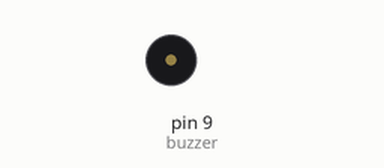
This sketch was run on a simulated Arduino Uno, built with avr-gcc and run on an emulated ATmega328P. Shown: buzzer (waves = sounding). What the sketch prints to the serial monitor is not drawn.

Above: at 1.4 s.
At 9.02 s:
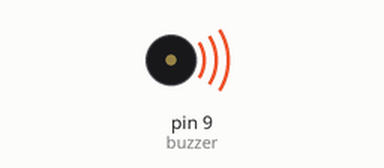
Timing chart, 0 to 9.5 s (numbered marks = the images above):
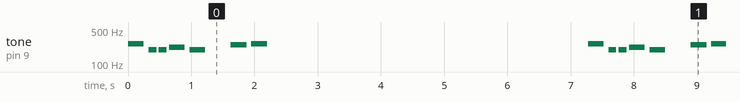

Measured:
- by itself, tone on pin 9 (buzzer): repeats every 7.3 s: silent 0.08 s, 2 × (196 Hz 0.13 s, silent 0.04 s), 220 Hz 0.25 s, silent 0.08 s, 196 Hz 0.25 s, silent 0.40 s, 247 Hz 0.25 s, silent 0.08 s, 262 Hz 0.25 s, silent 5.1 s, 262 Hz 0.25 s

The sketch:

Beep_Toy.ino
```cpp
/*  Arduino Beep Toy
 *
 *  (CC) Matej Kovačič
 *
 *  Arduino firmware for playing various melodies.
 *  Device plays a melody and waits 5 seconds. Then melody is played again.

Wiring
======
D9 --- 220 Ohm --- buzzer --- GND

Optionally:
4 x 1.5 V AAA batteries connect to VIN (+) and GND (-)
*/

#include "notes.h"     // include notes descriptions
#include "melodies.h"    // include library of melodies (currently contains 4 melodies)

const int buzzer = 9;    // buzzer is connected to D9

// Define which melody we would like to play. Set the names for all three variables:
int* melody = melody1;
int* noteDurations = noteDurations1;
int lengthOfMelody = lengthOfMelody1;

void setup() {
    Serial.begin(9600);                      // initialize serial port (9600 bps)
    Serial.println("Igranje glasbe...");     // print text to serial console
    Serial.print("Ta melodija ima "); Serial.print(lengthOfMelody); Serial.println(" not.");
    Serial.println();
}

void loop() {
  for (int thisNote = 0; thisNote < lengthOfMelody/2; thisNote++) {
    int noteDuration = 1000 / noteDurations[thisNote];  // compute note duration
    tone(buzzer, melody[thisNote], noteDuration);       // play note
    int pauseBetweenNotes = noteDuration * 1.30;        // add small pause after each note
    delay(pauseBetweenNotes);                           // (note duration + 30% is OK)
    noTone(buzzer);                                     // stop playing
  }
  delay(5000);                                          // wait for 5 seconds and then play again
}
```

melodies.h
```cpp
/*************************************************
 * Beep Toy: Melodies
 *************************************************
Melodies description:
- melodyX[] are notes in melody
- noteDurationsX[] are note durations i. e. note types 4 = quarter note, 8 = eight note, etc.
- lengthOfMelodyX is number of notes in melody * 2.
*/

// Melody #1
int melody1[] = { NOTE_C4, NOTE_G3, NOTE_G3, NOTE_A3, NOTE_G3, NO_SOUND, NOTE_B3, NOTE_C4 };
int noteDurations1[] = { 4, 8, 8, 4, 4, 4, 4, 4 };
int lengthOfMelody1 = 16;

// Melody #2
int melody2[] = { NOTE_C4, NOTE_C4, NOTE_G3, NOTE_G3, NOTE_A3, NOTE_A3, NOTE_G3, NOTE_F3, NOTE_F3, NOTE_E3, NOTE_E3, NOTE_D3, NOTE_D3, NOTE_C4 };
int noteDurations2[] = { 8, 8, 8, 8, 8, 8, 4, 8, 8, 8, 8, 8, 8, 4 };
int lengthOfMelody2 = 28;

// Melody #3 (Beverly Hills Cop)
int melody3[] = { NOTE_D4, NO_SOUND, NOTE_F4, NOTE_D4, NO_SOUND, NOTE_D4, NOTE_G4, NOTE_D4, NOTE_C4, NOTE_D4, NO_SOUND, NOTE_A4, NOTE_D4, NO_SOUND, NOTE_D4, NOTE_AS4, NOTE_A4, NOTE_F4, NOTE_D4, NOTE_A4, NOTE_D5, NOTE_D4, NOTE_C4, NO_SOUND, NOTE_C4, NOTE_A3, NOTE_E4, NOTE_D4, NO_SOUND };
int noteDurations3[] = { 8, 8, 6, 16, 16, 16, 8, 8, 8, 8, 8, 6, 16, 16, 16, 8, 8, 8, 8, 8, 8, 16, 16, 16, 16, 8, 8, 2, 2 };
int lengthOfMelody3 = 58;

// Melody #4 (Super Mario)
int melody4[] = { NOTE_E7, NOTE_E7, 0, NOTE_E7, 0, NOTE_C7, NOTE_E7, 0, NOTE_G7, 0, 0,  0, NOTE_G6, 0, 0, 0,  NOTE_C7, 0, 0, NOTE_G6, 0, 0, NOTE_E6, 0, 0, NOTE_A6, 0, NOTE_B6, 0, NOTE_AS6, NOTE_A6, 0, NOTE_G6, NOTE_E7, NOTE_G7, NOTE_A7, 0, NOTE_F7, NOTE_G7, 0, NOTE_E7, 0,NOTE_C7, NOTE_D7, NOTE_B6, 0, 0, NOTE_C7, 0, 0, NOTE_G6, 0, 0, NOTE_E6, 0, 0, NOTE_A6, 0, NOTE_B6, 0, NOTE_AS6, NOTE_A6, 0, NOTE_G6, NOTE_E7, NOTE_G7, NOTE_A7, 0, NOTE_F7, NOTE_G7, 0, NOTE_E7, 0,NOTE_C7, NOTE_D7, NOTE_B6, 0, 0 };
int noteDurations4[] = { 12, 12, 12, 12,  12, 12, 12, 12, 12, 12, 12, 12, 12, 12, 12, 12, 12, 12, 12, 12, 12, 12, 12, 12, 12, 12, 12, 12, 12, 12, 12, 12, 9, 9, 9, 12, 12, 12, 12, 12, 12, 12, 12, 12, 12, 12, 12, 12, 12, 12, 12, 12, 12, 12, 12, 12, 12, 12, 12, 12, 12, 12, 12, 9, 9, 9, 12, 12, 12, 12, 12, 12, 12, 12, 12, 12, 12, 12 };
int lengthOfMelody4 = 156;
```

notes.h
```cpp
/*************************************************
 *  * Beep Toy: Notes descriptions
 *************************************************/
#define NO_SOUND 0
#define NOTE_B0  31
#define NOTE_C1  33
#define NOTE_CS1 35
#define NOTE_D1  37
#define NOTE_DS1 39
#define NOTE_E1  41
#define NOTE_F1  44
#define NOTE_FS1 46
#define NOTE_G1  49
#define NOTE_GS1 52
#define NOTE_A1  55
#define NOTE_AS1 58
#define NOTE_B1  62
#define NOTE_C2  65
#define NOTE_CS2 69
#define NOTE_D2  73
#define NOTE_DS2 78
#define NOTE_E2  82
#define NOTE_F2  87
#define NOTE_FS2 93
#define NOTE_G2  98
#define NOTE_GS2 104
#define NOTE_A2  110
#define NOTE_AS2 117
#define NOTE_B2  123
#define NOTE_C3  131
#define NOTE_CS3 139
#define NOTE_D3  147
#define NOTE_DS3 156
#define NOTE_E3  165
#define NOTE_F3  175
#define NOTE_FS3 185
#define NOTE_G3  196
#define NOTE_GS3 208
#define NOTE_A3  220
#define NOTE_AS3 233
#define NOTE_B3  247
#define NOTE_C4  262
#define NOTE_CS4 277
#define NOTE_D4  294
#define NOTE_DS4 311
#define NOTE_E4  330
#define NOTE_F4  349
#define NOTE_FS4 370
#define NOTE_G4  392
#define NOTE_GS4 415
#define NOTE_A4  440
#define NOTE_AS4 466
#define NOTE_B4  494
#define NOTE_C5  523
#define NOTE_CS5 554
#define NOTE_D5  587
#define NOTE_DS5 622
#define NOTE_E5  659
#define NOTE_F5  698
#define NOTE_FS5 740
#define NOTE_G5  784
#define NOTE_GS5 831
#define NOTE_A5  880
#define NOTE_AS5 932
#define NOTE_B5  988
#define NOTE_C6  1047
#define NOTE_CS6 1109
#define NOTE_D6  1175
#define NOTE_DS6 1245
#define NOTE_E6  1319
#define NOTE_F6  1397
#define NOTE_FS6 1480
#define NOTE_G6  1568
#define NOTE_GS6 1661
#define NOTE_A6  1760
#define NOTE_AS6 1865
#define NOTE_B6  1976
#define NOTE_C7  2093
#define NOTE_CS7 2217
#define NOTE_D7  2349
#define NOTE_DS7 2489
#define NOTE_E7  2637
#define NOTE_F7  2794
#define NOTE_FS7 2960
#define NOTE_G7  3136
#define NOTE_GS7 3322
#define NOTE_A7  3520
#define NOTE_AS7 3729
#define NOTE_B7  3951
#define NOTE_C8  4186
#define NOTE_CS8 4435
#define NOTE_D8  4699
#define NOTE_DS8 4978
```
